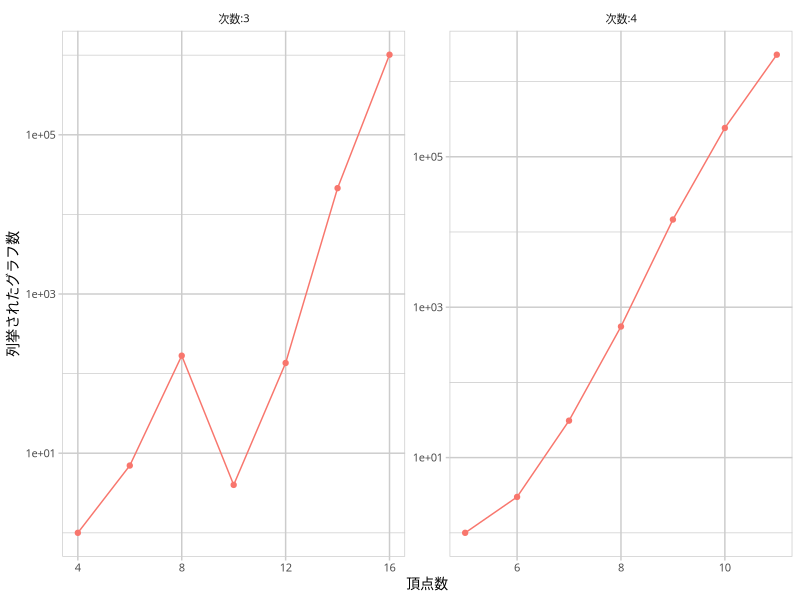

Here is the R script that generated this plot:
library(readr)
library(dplyr)
library(ggplot2)

data <- read_csv('the-cmp-algo-full-lab.csv') %>%
  filter(bdr == 'basic' & mgr == 'basic') %>%
  mutate(mtd = 'basic') %>%
  mutate(node_per_graph = node / n_graph) %>%
  select(n, d, mtd, n_graph) %>%
  mutate(d = factor(d, levels = c(3, 4), labels = c('次数:3', '次数:4')))

gp <- ggplot(data, aes(n, n_graph, color=mtd)) +
  geom_point() +
  geom_line() +
  facet_wrap(c('d'), scales = 'free') +
  scale_x_continuous(name = '頂点数',
                     minor_breaks = NULL) +
  scale_y_continuous(name = '列挙されたグラフ数',
                     trans = 'log10') +
  theme(text = element_text(family = 'IPAexGothic', size = 10),
        panel.background = element_rect(fill = 'white', colour = 'grey80'),
        panel.grid.major = element_line(colour = 'grey80'),
        panel.grid.minor = element_line(colour = 'grey80'),
        axis.ticks = element_line(colour = 'grey80'),
        strip.background = element_blank(),
        legend.position = 'none'
        )

ggsave('the-basic-full-graph.pdf', gp,
       width = 13, height = 6, units = 'cm',
       device = cairo_pdf)
